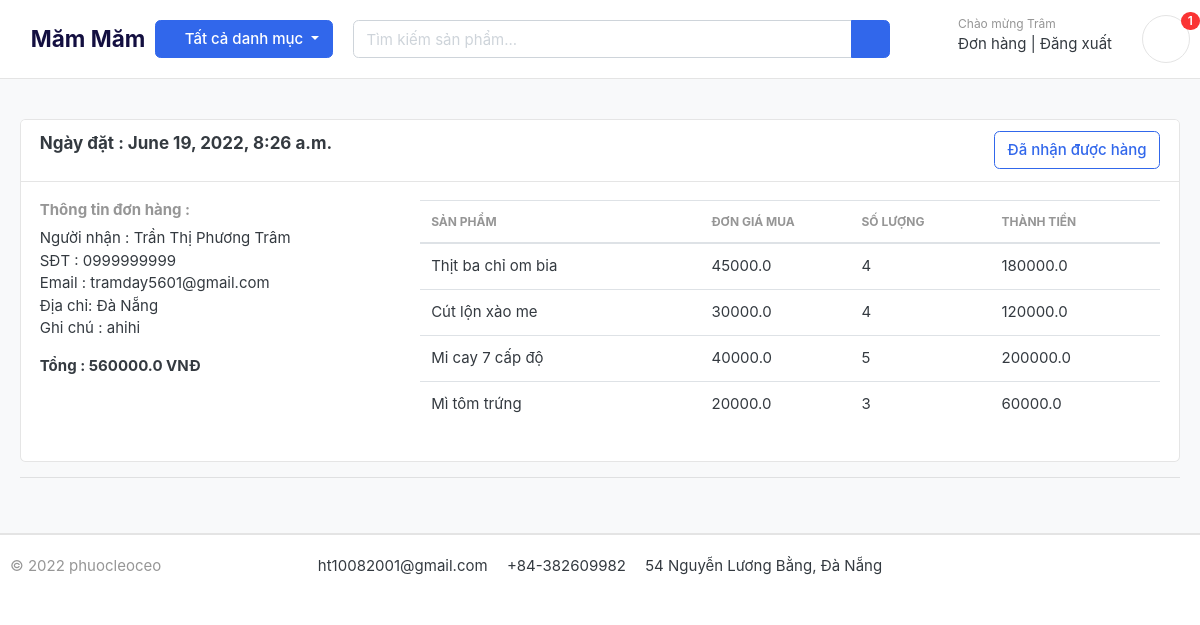
Screenshot of /order/history/ (signed in) with the database file from the repository.
### user/models.py (models this page shows, shortened)
class User(AbstractBaseUser):
    username = models.CharField(max_length=50, unique=True)
    email = models.EmailField(max_length=50, unique=True)
    first_name = models.CharField(max_length=50)
    last_name = models.CharField(max_length=50)
    phone_number = models.CharField(max_length=50)
    date_joined = models.DateTimeField(auto_now_add=True)
    last_login = models.DateTimeField(auto_now_add=True)
    is_admin = models.BooleanField(default=False)
    is_staff = models.BooleanField(default=False)
    is_active = models.BooleanField(default=False)
    is_superuser = models.BooleanField(default=False)
    USERNAME_FIELD = "email"
    REQUIRED_FIELDS = ["username", "first_name", "last_name"]
    objects = UserManager()

### order/models.py (models this page shows)
class Order(models.Model):
    user = models.ForeignKey(User, on_delete=models.SET_NULL, null=True)
    first_name = models.CharField(max_length=50)
    last_name = models.CharField(max_length=50)
    email = models.EmailField(max_length=50)
    phone_number = models.CharField(max_length=15)
    address = models.CharField(max_length=50)
    order_note = models.CharField(max_length=100, blank=True)
    order_total = models.FloatField()
    is_done = models.BooleanField(default=False)
    created_at = models.DateTimeField(auto_now_add=True)
    updated_at = models.DateTimeField(auto_now=True)

class OrderDetail(models.Model):
    order = models.ForeignKey(Order, on_delete=models.CASCADE)
    user = models.ForeignKey(User, on_delete=models.CASCADE)
    product = models.ForeignKey(Product, on_delete=models.CASCADE)
    quantity = models.IntegerField()
    product_price = models.FloatField()
    created_at = models.DateTimeField(auto_now_add=True)
    updated_at = models.DateTimeField(auto_now=True)
    def order_detail_total(self):
        return self.product_price * self.quantity

### product/models.py (models this page shows, shortened)
class Product(models.Model):
    name = models.CharField(max_length=100, unique=True)
    slug = models.SlugField(max_length=50, unique=True, allow_unicode=True)
    price = models.IntegerField()
    description = models.TextField(max_length=500, blank=True)
    image = models.ImageField(upload_to='photos/products')
    is_available = models.BooleanField(default=True)
    created_date = models.DateTimeField(auto_now_add=True)
    modified_date = models.DateTimeField(auto_now=True)
    category = models.ForeignKey(Category, on_delete=models.CASCADE)
    class Meta:
        verbose_name = "product"
        verbose_name_plural = "products"

### order/views.py (the view)
# urls.py: path("history/", views.order_history, name="order_history")
@login_required(login_url="login")
def order_history(request):
    orders = Order.objects.order_by('-created_at').filter(user=request.user)
    orders_vm = []
    for order in orders:
        order_detail = OrderDetail.objects.filter(user=request.user, order=order)
        orders_vm.append((order, order_detail))
    return render(request=request, template_name="order/history.html",
                  context={"user": request.user, "orders_vm": orders_vm})

### cart/context_processors.py (called while the page is built)
def cart_count(request):
    cart_count_badge = 0
    if "admin" in request.path:
        return {}
    else:
        try:
            cart = Cart.objects.filter(cart_id=cart_id_from_session(request))
            if request.user.is_authenticated:
                cart_items = CartItem.objects.all().filter(user=request.user)
            else:
                cart_items = CartItem.objects.all().filter(cart=cart[:1])
            cart_count_badge = cart_items.count()
        except Cart.DoesNotExist:
            cart_count_badge = 0
    return dict(cart_count_badge=cart_count_badge)

### cart/views.py (called while the page is built)
def cart_id_from_session(request):
    cart_id = request.session.session_key
    if not cart_id:
        cart_id = request.session.create()
    return cart_id

### category/context_processors.py (called while the page is built)
def header_menu_links(request):
    links = Category.objects.all()
    return dict(links=links)

### category/models.py (called while the page is built)
    def get_product(self):
        return reverse("product_by_category", args=[self.slug])

### templates/order/history.html
{% extends 'base.html' %}
{% load static %}
{% block content %}
<section class="section-conten padding-y bg">
    <div class="container">
        <main class="col-md-12">
            {% for order, order_detail in orders_vm %}
            <article class="card">
                <header class="card-header" style="display: flex;justify-content: space-between;">
                    <strong style="font-size: 17px;">Ngày đặt : {{ order.created_at }}</strong>
                    <a href="#" class="btn btn-outline-primary"> Đã nhận được hàng </a>
                </header>
                <div class="card-body">
                    <div class="row">
                        <div class="col-md-4">
                            <h6 class="text-muted">Thông tin đơn hàng : </h6>
                            <p>Người nhận : {{ order.first_name }} {{ order.last_name }} <br>
                                SĐT : {{ order.phone_number }} <br>
                                Email : {{ order.email }} <br>
                                Địa chỉ: {{ order.address }} <br>
                                Ghi chú : {{ order.order_note }}
                            </p>
                            <b>Tổng : {{ order.order_total }} VNĐ</b>
                        </div>
                        <div class="col-md-8">
                            <table class="table table-hover">
                                <thead class="text-muted">
                                    <tr class="small text-uppercase">
                                        <th scope="col">Sản phẩm</th>
                                        <th scope="col" width="150">Đơn giá mua</th>
                                        <th scope="col" width="140">Số lượng</th>
                                        <th scope="col" width="170">Thành tiền</th>
                                    </tr>
                                </thead>
                                <tbody>
                                    {% for od in order_detail %}
                                    <tr>
                                        <td>
                                            <p class="title mb-0">{{ od.product.name }}</p>
                                        </td>
                                        <td>
                                            <p class="title mb-0">{{ od.product_price }}</p>
                                        </td>
                                        <td>
                                            <p class="title mb-0">{{ od.quantity }}</p>
                                        </td>
                                        <td>
                                            <p class="title mb-0">{{ od.order_detail_total }}</p>
                                        </td>
                                    </tr>
                                    {% endfor %}
                                </tbody>
                            </table>
                        </div>
                    </div>
                </div>
            </article>
            <hr>
            {% endfor %}
        </main>
    </div>
</section>
{% endblock content %}

### templates/partial/header.html (shortened to what this page needs)
{% load static %}
<header class="section-header">
    <section class="header-main border-bottom">
        <div class="container">
            <div class="row align-items-center">
                <a href="/" class="brand-wrap" style="font-size: 1.5rem; font-weight: bolder; color: #130f40;">
                    <i class="fas fa-utensils" style="padding-right: .5rem;color: #27ae60;font-size: 30px;"></i>Măm Măm
                </a>
                <div class="col-lg col-sm col-md col-6 flex-grow-0">
                    <div class="category-wrap dropdown d-inline-block float-right">
                        <button type="button" class="btn btn-primary dropdown-toggle" data-toggle="dropdown">
                            <i class="fa fa-bars"></i> Tất cả danh mục
                        </button>
                    </div>
                </div>
                <div class="col-lg  col-md-6 col-sm-12 col">
                    <form action="{% url 'product_search' %}" method="get" class="search">
                        <div class="input-group w-100">
                            <input type="text" class="form-control" style="width:60%;"
                                placeholder="Tìm kiếm sản phẩm..." name="product_search">
                            <div class="input-group-append">
                                <button class="btn btn-primary" type="submit">
                                    <i class="fa fa-search"></i>
                                </button>
                            </div>
                        </div>
                    </form>
                </div>
                <div class="col-lg-3 col-sm-6 col-8 order-2 order-lg-3">
                    <div class="d-flex justify-content-end mb-3 mb-lg-0">
                        {% if user.id is None %}
                        <div class="widget-header">
                            <small class="title text-muted">Chào mừng !</small>
                            <div>
                                <a href="/user/login">Đăng nhập</a> <span class="dark-transp"> | </span>
                                <a href="/user/register"> Đăng ký</a>
                            </div>
                        </div>
                        {% else %}
                        <div class="widget-header">
                            <small class="title text-muted">Chào mừng {{ user.last_name }}</small>
                            <div>
                                {% if user.is_superuser %}
                                <a href="/dashboard">Quản lý</a> <span class="dark-transp"> | </span>
                                {% else %}
                                <a href="/order/history">Đơn hàng</a> <span class="dark-transp"> | </span>
                                {% endif %}
                                <a href="/user/logout">Đăng xuất</span>
                            </div>
                        </div>
                        {% endif %}
                        <a href="/cart" class="widget-header pl-3 ml-3">
                            <div class="icon icon-sm rounded-circle border"><i class="fa fa-shopping-cart"></i>
                            </div>
                            <span class="badge badge-pill badge-danger notify">
                                {{ cart_count_badge }}
                            </span>
                        </a>
                    </div>
                </div>
            </div>
        </div>
    </section>
</header>

### foodapp/static/css/ui.css (style rules this page uses)
html { font-family: "Inter", sans-serif; font-size: 15px; }
.icon-xs, .icon-sm, .icon-md, .icon-lg { display: inline-block; text-align: center; flex-shrink: 0; flex-grow: 0; }
.icon-sm { width: 48px; height: 48px; line-height: 48px !important; font-size: 20px; }
.padding-y { padding-top: 40px; padding-bottom: 40px; }
article:after, .form-group:after { display: block; clear: both; content: ""; }
.bg { background-color: #f8f9fa; }
p:last-child { margin-bottom: 0; }
.header-main { position: relative; padding-top: 1rem; padding-bottom: 1rem; }
.widget-header { display: inline-block; vertical-align: middle; position: relative; }
.widget-header a { color: #343a40; }
.widget-header i { color: #969696; }
.widget-header .title { display: block; }
.widget-header .notify { position: absolute; top: -3px; right: -10px; }
.notify { position: absolute; top: -4px; right: -10px; display: inline-block; padding: 0.25em 0.6em; font-size: 12px; line-height: 1; text-align: center; border-radius: 3rem; color: #fff; background-color: #fa3434; }

### rows the page displays
User: last_name "Trâm"
Order: created_at "June 19, 2022, 8:26 a.m.", first_name "Trần Thị Phương", last_name "Trâm", phone_number "0999999999", email "tramday5601@gmail.com", address "Đà Nẵng", order_note "ahihi", order_total "560000.0"
OrderDetail: product.name "Thịt ba chỉ om bia", product_price "45000.0", quantity "4", order_detail_total "180000.0"
OrderDetail: product.name "Cút lộn xào me", product_price "30000.0", quantity "4", order_detail_total "120000.0"
OrderDetail: product.name "Mi cay 7 cấp độ", product_price "40000.0", quantity "5", order_detail_total "200000.0"
OrderDetail: product.name "Mì tôm trứng", product_price "20000.0", quantity "3", order_detail_total "60000.0"

### other values shown
{{ cart_count_badge }} "1"
